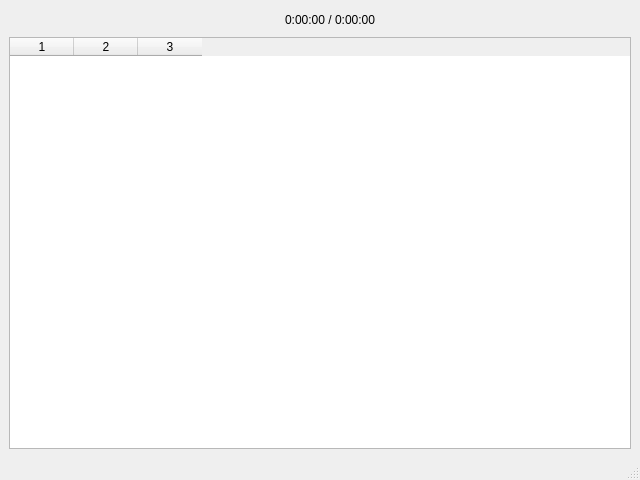
<?xml version="1.0" encoding="UTF-8"?>
<ui version="4.0">
 <class>MainWindow</class>
 <widget class="QMainWindow" name="MainWindow">
  <property name="geometry">
   <rect>
    <x>0</x>
    <y>0</y>
    <width>640</width>
    <height>480</height>
   </rect>
  </property>
  <property name="windowTitle">
   <string notr="true">YouTube-dl Music</string>
  </property>
  <property name="locale">
   <locale language="English" country="UnitedStates"/>
  </property>
  <widget class="QWidget" name="centralwidget">
   <layout class="QGridLayout" name="gridLayout" rowstretch="0">
    <item row="0" column="0">
     <layout class="QVBoxLayout" name="verticalLayout" stretch="0,0">
      <item>
       <layout class="QHBoxLayout" name="horizontalLayout">
        <item>
         <widget class="QPushButton" name="addBtn">
          <property name="toolTip">
           <string>Add Video/Playlist</string>
          </property>
          <property name="whatsThis">
           <string notr="true"/>
          </property>
          <property name="text">
           <string/>
          </property>
          <property name="icon">
           <iconset theme="list-add">
            <normaloff>../../.designer/backup</normaloff>../../.designer/backup</iconset>
          </property>
          <property name="shortcut">
           <string>Ctrl+A</string>
          </property>
          <property name="default">
           <bool>false</bool>
          </property>
          <property name="flat">
           <bool>true</bool>
          </property>
         </widget>
        </item>
        <item>
         <widget class="QPushButton" name="removeBtn">
          <property name="enabled">
           <bool>false</bool>
          </property>
          <property name="toolTip">
           <string>Remove selected(s) tracks(s)</string>
          </property>
          <property name="text">
           <string/>
          </property>
          <property name="icon">
           <iconset theme="list-remove">
            <normaloff>../../.designer/backup</normaloff>../../.designer/backup</iconset>
          </property>
          <property name="shortcut">
           <string>Ctrl+Del</string>
          </property>
          <property name="flat">
           <bool>true</bool>
          </property>
         </widget>
        </item>
        <item>
         <widget class="QPushButton" name="prevBtn">
          <property name="enabled">
           <bool>false</bool>
          </property>
          <property name="toolTip">
           <string>Previous track</string>
          </property>
          <property name="whatsThis">
           <string notr="true"/>
          </property>
          <property name="text">
           <string/>
          </property>
          <property name="icon">
           <iconset theme="media-skip-backward">
            <normaloff>../../.designer/backup</normaloff>../../.designer/backup</iconset>
          </property>
          <property name="flat">
           <bool>true</bool>
          </property>
         </widget>
        </item>
        <item>
         <widget class="QPushButton" name="playBtn">
          <property name="toolTip">
           <string>Play/Pause</string>
          </property>
          <property name="whatsThis">
           <string notr="true"/>
          </property>
          <property name="text">
           <string/>
          </property>
          <property name="icon">
           <iconset theme="media-playback-start">
            <normaloff>../../.designer/backup</normaloff>../../.designer/backup</iconset>
          </property>
          <property name="shortcut">
           <string>Ctrl+P</string>
          </property>
          <property name="flat">
           <bool>true</bool>
          </property>
         </widget>
        </item>
        <item>
         <widget class="QPushButton" name="stopBtn">
          <property name="toolTip">
           <string>Stop</string>
          </property>
          <property name="whatsThis">
           <string notr="true"/>
          </property>
          <property name="text">
           <string/>
          </property>
          <property name="icon">
           <iconset theme="media-playback-stop">
            <normaloff>../../.designer/backup</normaloff>../../.designer/backup</iconset>
          </property>
          <property name="shortcut">
           <string>Ctrl+S</string>
          </property>
          <property name="flat">
           <bool>true</bool>
          </property>
         </widget>
        </item>
        <item>
         <widget class="QPushButton" name="nextBtn">
          <property name="enabled">
           <bool>false</bool>
          </property>
          <property name="toolTip">
           <string>Next track</string>
          </property>
          <property name="whatsThis">
           <string notr="true"/>
          </property>
          <property name="text">
           <string/>
          </property>
          <property name="icon">
           <iconset theme="media-skip-forward">
            <normaloff>../../.designer/backup</normaloff>../../.designer/backup</iconset>
          </property>
          <property name="flat">
           <bool>true</bool>
          </property>
         </widget>
        </item>
        <item>
         <widget class="QLabel" name="timeLabel">
          <property name="toolTip">
           <string notr="true"/>
          </property>
          <property name="whatsThis">
           <string/>
          </property>
          <property name="text">
           <string notr="true">0:00:00 / 0:00:00</string>
          </property>
         </widget>
        </item>
        <item>
         <spacer name="horizontalSpacer">
          <property name="orientation">
           <enum>Qt::Horizontal</enum>
          </property>
          <property name="sizeHint" stdset="0">
           <size>
            <width>40</width>
            <height>20</height>
           </size>
          </property>
         </spacer>
        </item>
       </layout>
      </item>
      <item>
       <widget class="QTableWidget" name="playlistTable">
        <property name="editTriggers">
         <set>QAbstractItemView::NoEditTriggers</set>
        </property>
        <property name="showDropIndicator" stdset="0">
         <bool>false</bool>
        </property>
        <property name="dragDropOverwriteMode">
         <bool>false</bool>
        </property>
        <property name="selectionBehavior">
         <enum>QAbstractItemView::SelectRows</enum>
        </property>
        <property name="showGrid">
         <bool>false</bool>
        </property>
        <property name="gridStyle">
         <enum>Qt::NoPen</enum>
        </property>
        <property name="columnCount">
         <number>3</number>
        </property>
        <attribute name="horizontalHeaderCascadingSectionResizes">
         <bool>true</bool>
        </attribute>
        <attribute name="horizontalHeaderMinimumSectionSize">
         <number>16</number>
        </attribute>
        <attribute name="horizontalHeaderDefaultSectionSize">
         <number>64</number>
        </attribute>
        <attribute name="verticalHeaderVisible">
         <bool>false</bool>
        </attribute>
        <column/>
        <column/>
        <column/>
       </widget>
      </item>
     </layout>
    </item>
   </layout>
  </widget>
  <widget class="QMenuBar" name="menubar">
   <property name="geometry">
    <rect>
     <x>0</x>
     <y>0</y>
     <width>640</width>
     <height>32</height>
    </rect>
   </property>
  </widget>
  <widget class="QStatusBar" name="statusbar"/>
 </widget>
 <resources/>
 <connections/>
</ui>
